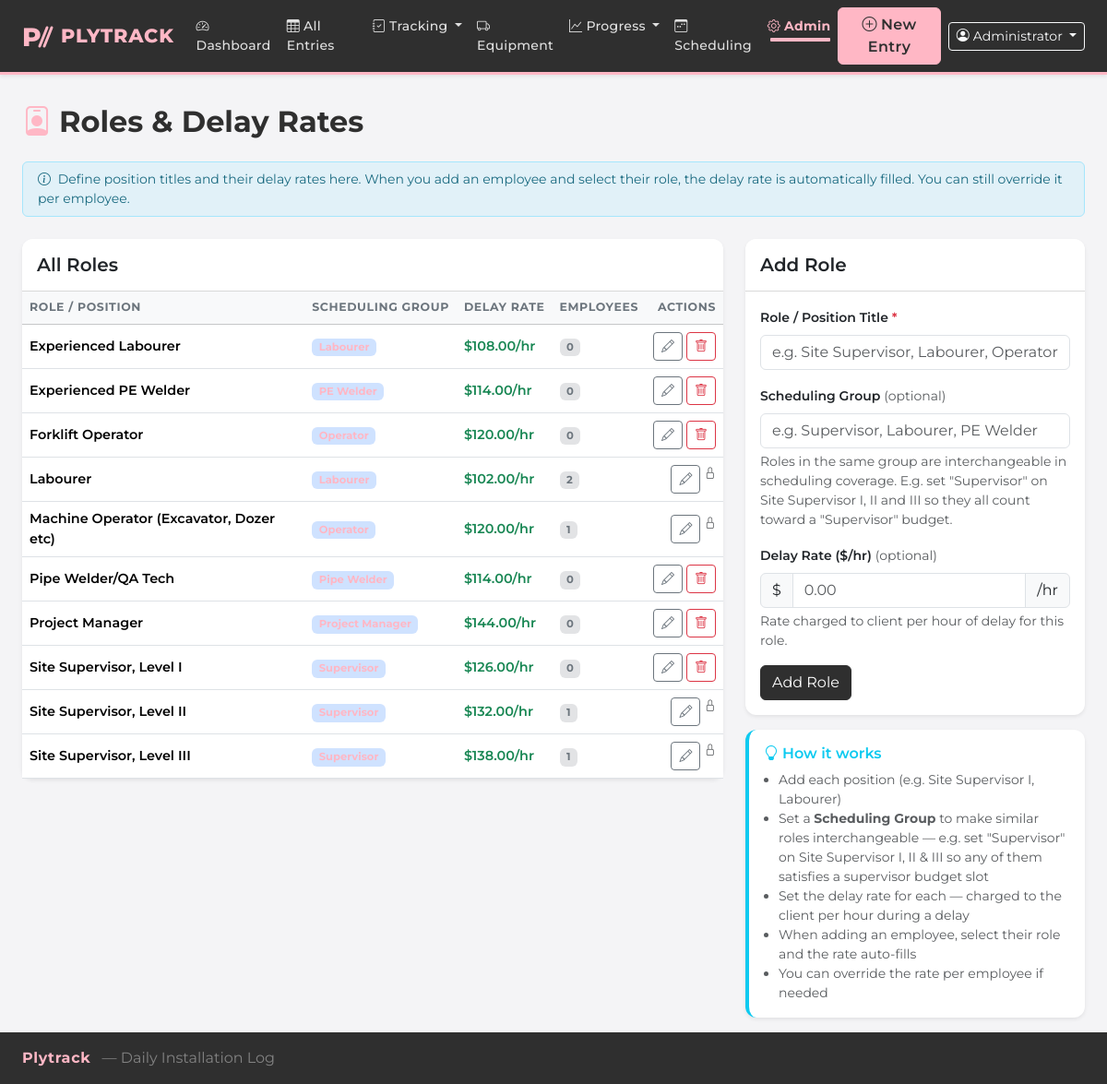
/admin/roles (signed in), run on the app's committed database.
### models.py (models this page shows, shortened)
class User(UserMixin, db.Model):
    id = db.Column(db.Integer, primary_key=True)
    username = db.Column(db.String(100), nullable=False, unique=True)
    display_name = db.Column(db.String(200))       # full name shown in entries
    email = db.Column(db.String(200))              # contact email
    password_hash = db.Column(db.String(256), nullable=False)
    is_admin = db.Column(db.Boolean, default=False)
    active = db.Column(db.Boolean, default=True)
    created_at = db.Column(db.DateTime, default=datetime.utcnow)
    entries = db.relationship('DailyEntry', backref='submitted_by_user', lazy=True)
    @property
    def is_active(self):
        return self.active

class Role(db.Model):
    id = db.Column(db.Integer, primary_key=True)
    name = db.Column(db.String(100), nullable=False)
    delay_rate = db.Column(db.Float)
    group_name = db.Column(db.String(100))   # scheduling role group (e.g. "Supervisor", "Labourer")
    employees = db.relationship('Employee', backref='role_obj', lazy=True)

### app.py (the view, shortened to what this page needs)
@app.route('/admin/roles', methods=['GET', 'POST'])
def admin_roles():
    roles = Role.query.order_by(Role.name).all()
    return render_template('admin/roles.html', roles=roles)

### app.py (called while the page is built)
@login_manager.user_loader
def load_user(user_id):
    return User.query.get(int(user_id))

@app.context_processor
def inject_active_projects():
    try:
        projects = Project.query.filter_by(active=True).order_by(Project.name).all()
    except Exception:
        projects = []
    return {'_active_projects': projects}

@app.before_request
def require_login():
    public_endpoints = {'login', 'logout', 'static'}
    if request.endpoint not in public_endpoints and not current_user.is_authenticated:
        return redirect(url_for('login', next=request.url))

### templates/admin/roles.html (shortened to what this page needs)
{% extends "base.html" %}
{% block content %}
<div class="d-flex justify-content-between align-items-center mb-4">
  <h2 class="fw-bold mb-0"><i class="bi bi-person-badge me-2 text-primary"></i>Roles &amp; Delay Rates</h2>
</div>
<div class="alert alert-info small py-2 mb-4">
  <i class="bi bi-info-circle me-1"></i>
  Define position titles and their delay rates here. When you add an employee and select their role,
  the delay rate is automatically filled. You can still override it per employee.
</div>
<div class="row g-4">
  <div class="col-lg-8">
    <div class="card border-0 shadow-sm">
      <div class="card-header bg-white py-3">
        <h5 class="mb-0 fw-semibold">All Roles</h5>
      </div>
      <div class="card-body p-0">
        {% if roles %}
        <table class="table table-hover align-middle mb-0">
          <thead class="table-light">
            <tr>
              <th>Role / Position</th>
              <th>Scheduling Group</th>
              <th>Delay Rate</th>
              <th>Employees</th>
              <th class="text-end">Actions</th>
            </tr>
          </thead>
          <tbody>
            {% for role in roles %}
            <tr>
              <td class="fw-semibold">{{ role.name }}</td>
              <td>
                {% if role.group_name %}
                  <span class="badge bg-primary-subtle text-primary">{{ role.group_name }}</span>
                {% else %}
                  <span class="text-muted small">—</span>
                {% endif %}
              </td>
              <td>
                {% if role.delay_rate %}
                  <span class="text-success fw-semibold">${{ '%.2f'|format(role.delay_rate) }}/hr</span>
                {% else %}
                  <span class="text-muted">—</span>
                {% endif %}
              </td>
              <td>
                <span class="badge bg-secondary-subtle text-secondary">{{ role.employees|length }}</span>
              </td>
              <td class="text-end">
                <div class="d-flex gap-1 justify-content-end">
                  <button class="btn btn-sm btn-outline-secondary" type="button"
                          onclick="openEditRole({{ role.id }}, '{{ role.name|replace("'", "\\'") }}', '{{ role.delay_rate or '' }}', '{{ (role.group_name or '')|replace("'", "\\'") }}')"
                          title="Edit">
                    <i class="bi bi-pencil"></i>
                  </button>
                  {% if not role.employees %}
                  <form method="POST" class="d-inline"
                        onsubmit="return confirm('Delete role \'{{ role.name }}\'?')">
                    <button type="submit" class="btn btn-sm btn-outline-danger" title="Delete">
                      <i class="bi bi-trash"></i>
                    </button>
                  </form>
                  {% else %}
                  <span class="text-muted small" title="Cannot delete — has employees assigned">
                    <i class="bi bi-lock"></i>
                  </span>
                  {% endif %}
                </div>
              </td>
            </tr>
            {% endfor %}
          </tbody>
        </table>
        {% else %}
        <div class="text-center py-5 text-muted">
          <i class="bi bi-person-badge fs-1 d-block mb-2"></i>
          No roles yet. Add your first role and its delay rate.
        </div>
        {% endif %}
      </div>
    </div>
  </div>
  <div class="col-lg-4">
    <div class="card border-0 shadow-sm">
      <div class="card-header bg-white py-3">
        <h5 class="mb-0 fw-semibold" id="formTitle">Add Role</h5>
      </div>
      <div class="card-body">
        <form method="POST" id="roleForm">
          <div class="mb-3">
            <label class="form-label fw-semibold">Role / Position Title <span class="text-danger">*</span></label>
            <input type="text" name="name" id="roleName" class="form-control" required
                   placeholder="e.g. Site Supervisor, Labourer, Operator">
          </div>
          <div class="mb-3">
            <label class="form-label fw-semibold">
              Scheduling Group <span class="text-muted fw-normal">(optional)</span>
            </label>
            <input type="text" name="group_name" id="roleGroupName" class="form-control"
                   placeholder="e.g. Supervisor, Labourer, PE Welder">
            <div class="form-text">
              Roles in the same group are interchangeable in scheduling coverage.
              E.g. set "Supervisor" on Site Supervisor I, II and III so they all count toward a "Supervisor" budget.
            </div>
          </div>
          <div class="mb-3">
            <label class="form-label fw-semibold">
              Delay Rate ($/hr) <span class="text-muted fw-normal">(optional)</span>
            </label>
            <div class="input-group">
              <span class="input-group-text">$</span>
              <input type="number" name="delay_rate" id="roleDelayRate" class="form-control"
                     min="0" step="0.01" placeholder="0.00">
              <span class="input-group-text">/hr</span>
            </div>
            <div class="form-text">Rate charged to client per hour of delay for this role.</div>
          </div>
          <div class="d-flex gap-2">
            <button type="submit" class="btn btn-primary" id="submitBtn">Add Role</button>
          </div>
        </form>
      </div>
    </div>
    <div class="card border-0 shadow-sm mt-3 border-start border-4 border-info">
      <div class="card-body py-3">
        <h6 class="fw-semibold text-info mb-2"><i class="bi bi-lightbulb me-1"></i>How it works</h6>
        <ul class="small text-muted mb-0 ps-3">
          <li>Add each position (e.g. Site Supervisor I, Labourer)</li>
          <li>Set a <strong>Scheduling Group</strong> to make similar roles interchangeable — e.g. set "Supervisor" on Site Supervisor I, II &amp; III so any of them satisfies a supervisor budget slot</li>
          <li>Set the delay rate for each — charged to the client per hour during a delay</li>
          <li>When adding an employee, select their role and the rate auto-fills</li>
          <li>You can override the rate per employee if needed</li>
        </ul>
      </div>
    </div>
  </div>
</div>
{% endblock %}

### templates/base.html (shortened to what this page needs)
<!DOCTYPE html>
<html lang="en">
<head>
  <link href="https://cdn.jsdelivr.net/npm/bootstrap@5.3.3/dist/css/bootstrap.min.css" rel="stylesheet">
  <link href="https://cdn.jsdelivr.net/npm/bootstrap-icons@1.11.3/font/bootstrap-icons.css" rel="stylesheet">
  <link href="{{ url_for('static', filename='css/custom.css') }}" rel="stylesheet">
</head>
<body>
<nav class="navbar navbar-expand-lg ply-navbar shadow-sm">
  <div class="container-fluid px-4">
    <a class="navbar-brand d-flex align-items-center gap-2" href="{{ url_for('index') }}">
      <svg width="34" height="30" viewBox="0 0 34 30" fill="none" xmlns="http://www.w3.org/2000/svg" aria-hidden="true">
        <text x="0" y="26" font-family="Montserrat, sans-serif" font-weight="800" font-size="28" fill="#FFB7C5">P</text>
      </svg>
      <span>Plytrack</span>
    </a>
    <div class="collapse navbar-collapse" id="navMenu">
      <ul class="navbar-nav me-auto mb-2 mb-lg-0">
        <li class="nav-item">
          <a class="nav-link {% if request.endpoint == 'index' %}active{% endif %}" href="{{ url_for('index') }}">
            <i class="bi bi-speedometer2 me-1"></i>Dashboard
          </a>
        </li>
        <li class="nav-item">
          <a class="nav-link {% if request.endpoint == 'entries' %}active{% endif %}" href="{{ url_for('entries') }}">
            <i class="bi bi-table me-1"></i>All Entries
          </a>
        </li>
        <li class="nav-item dropdown">
          <a class="nav-link dropdown-toggle {% if request.endpoint and (request.endpoint.startswith('hire') or 'delay_report' in (request.endpoint or '') or request.endpoint == 'morning_standdown') %}active{% endif %}"
             href="#" data-bs-toggle="dropdown">
            <i class="bi bi-journal-check me-1"></i>Tracking
          </a>
        </li>
        <li class="nav-item">
          <a class="nav-link {% if request.endpoint == 'equipment_overview' %}active{% endif %}"
             href="{{ url_for('equipment_overview') }}">
            <i class="bi bi-truck me-1"></i>Equipment
          </a>
        </li>
        <li class="nav-item dropdown">
          <a class="nav-link dropdown-toggle {% if request.endpoint and ('project_dashboard' in request.endpoint or 'panel' in request.endpoint) %}active{% endif %}"
             href="#" data-bs-toggle="dropdown">
            <i class="bi bi-graph-up me-1"></i>Progress
          </a>
        </li>
        <li class="nav-item">
          <a class="nav-link {% if request.endpoint and 'scheduling' in request.endpoint %}active{% endif %}"
             href="{{ url_for('scheduling_overview') }}">
            <i class="bi bi-calendar3-week me-1"></i>Scheduling
          </a>
        </li>
        <li class="nav-item dropdown">
          <a class="nav-link dropdown-toggle {% if request.endpoint and 'admin' in request.endpoint %}active{% endif %}"
             href="#" data-bs-toggle="dropdown">
            <i class="bi bi-gear me-1"></i>Admin
          </a>
        </li>
      </ul>
      <div class="d-flex align-items-center gap-2">
        <a href="{{ url_for('new_entry') }}" class="btn btn-ply-primary fw-semibold">
          <i class="bi bi-plus-circle me-1"></i>New Entry
        </a>
        <div class="dropdown">
          <button class="btn btn-outline-light btn-sm dropdown-toggle" data-bs-toggle="dropdown">
            <i class="bi bi-person-circle me-1"></i>{{ current_user.display_name or current_user.username }}
          </button>
        </div>
      </div>
    </div>
  </div>
</nav>
<div class="container-fluid px-4 py-3">
  {% block content %}{% endblock %}
</div>
<footer class="footer mt-auto py-3">
  <div class="container-fluid px-4">
    <span class="ply-footer-brand">Plytrack</span>
    <span class="ms-2" style="color:rgba(255,255,255,0.4);">&mdash; Daily Installation Log</span>
  </div>
</footer>
</body>
</html>

### static/css/custom.css (style rules this page uses)
:root { --ply-pink: #FFB7C5; --ply-pink-dark: #e8899a; --ply-slate: #2F2F2F; --ply-slate-mid: #3f3f3f; --ply-concrete: #D9D9D9; --ply-sky: #A6E6FC; --ply-bg: #f4f4f6; --bs-primary: #FFB7C5; --bs-primary-rgb: 255, 183, 197; --bs-link-color: #2F2F2F; --bs-link-hover-color: #e8899a; }
body { background-color: var(--ply-bg); min-height: 100vh; display: flex; flex-direction: column; font-family: 'Montserrat', sans-serif; }
.container-fluid { max-width: 1400px; }
.navbar.ply-navbar { background-color: var(--ply-slate) !important; border-bottom: 3px solid var(--ply-pink); }
.ply-navbar .navbar-brand { color: var(--ply-pink) !important; font-weight: 800; font-size: 1.3rem; letter-spacing: 0.04em; text-transform: uppercase; }
.ply-navbar .nav-link { color: rgba(255,255,255,0.85) !important; font-weight: 500; font-size: 0.875rem; letter-spacing: 0.02em; }
.ply-navbar .nav-link.active { color: var(--ply-pink) !important; font-weight: 700; }
.btn-ply-primary { background-color: var(--ply-pink); border-color: var(--ply-pink); color: var(--ply-slate); font-weight: 700; letter-spacing: 0.03em; }
.btn-primary { background-color: var(--ply-slate); border-color: var(--ply-slate); color: #fff; }
.card { border-radius: 0.75rem; border: none; box-shadow: 0 1px 4px rgba(0,0,0,0.07); }
.card-header { border-radius: 0.75rem 0.75rem 0 0 !important; border-bottom: 1px solid var(--ply-concrete); background-color: #fff; }
.table th { font-size: 0.78rem; font-weight: 700; text-transform: uppercase; letter-spacing: 0.05em; color: #6c757d; white-space: nowrap; }
.table td { font-size: 0.9rem; }
.badge { font-size: 0.72rem; }
.form-label.fw-semibold { font-size: 0.875rem; }
.footer { margin-top: auto; background-color: var(--ply-slate) !important; border-top: none !important; color: rgba(255,255,255,0.5); }
.footer .ply-footer-brand { color: var(--ply-pink); font-weight: 700; letter-spacing: 0.04em; }
.ply-navbar .nav-link.active::after { content: ''; display: block; height: 2px; background: var(--ply-pink); border-radius: 1px; margin-top: 2px; }
h2.fw-bold, h1.fw-bold { color: var(--ply-slate); }
.alert-info { background-color: rgba(166,230,252,0.25); border-color: var(--ply-sky); color: #1a6a80; }

### data on the page
User: display_name "Administrator"
Role: name "Experienced Labourer", delay_rate "108.00", employees|length "0"
Role: name "Experienced PE Welder", delay_rate "114.00", employees|length "0"
Role: name "Forklift Operator", delay_rate "120.00", employees|length "0"
Role: name "Labourer", delay_rate "102.00", employees|length "2"
Role: name "Machine Operator (Excavator, Dozer etc)", delay_rate "120.00", employees|length "1"
Role: name "Pipe Welder/QA Tech", delay_rate "114.00", employees|length "0"
Role: name "Project Manager", delay_rate "144.00", employees|length "0"
Role: name "Site Supervisor, Level I", delay_rate "126.00", employees|length "0"
Role: name "Site Supervisor, Level II", delay_rate "132.00", employees|length "1"
Role: name "Site Supervisor, Level III", delay_rate "138.00", employees|length "1"
